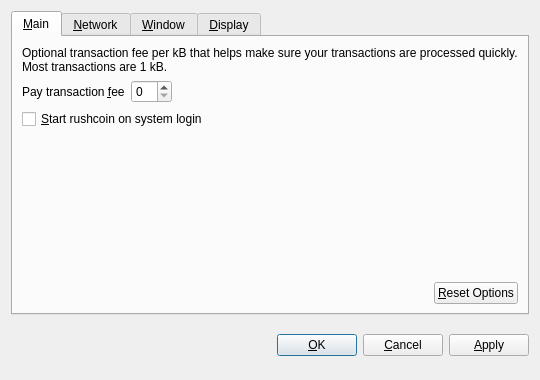
<?xml version="1.0" encoding="UTF-8"?>
<ui version="4.0">
 <class>OptionsDialog</class>
 <widget class="QDialog" name="OptionsDialog">
  <property name="geometry">
   <rect>
    <x>0</x>
    <y>0</y>
    <width>540</width>
    <height>380</height>
   </rect>
  </property>
  <property name="windowTitle">
   <string>Options</string>
  </property>
  <property name="modal">
   <bool>true</bool>
  </property>
  <layout class="QVBoxLayout" name="verticalLayout">
   <item>
    <widget class="QTabWidget" name="tabWidget">
     <property name="tabPosition">
      <enum>QTabWidget::North</enum>
     </property>
     <property name="currentIndex">
      <number>0</number>
     </property>
     <widget class="QWidget" name="tabMain">
      <attribute name="title">
       <string>&amp;Main</string>
      </attribute>
      <layout class="QVBoxLayout" name="verticalLayout_Main">
       <item>
        <widget class="QLabel" name="transactionFeeInfoLabel">
         <property name="text">
          <string>Optional transaction fee per kB that helps make sure your transactions are processed quickly. Most transactions are 1 kB.</string>
         </property>
         <property name="textFormat">
          <enum>Qt::PlainText</enum>
         </property>
         <property name="wordWrap">
          <bool>true</bool>
         </property>
        </widget>
       </item>
       <item>
        <layout class="QHBoxLayout" name="horizontalLayout_1_Main">
         <item>
          <widget class="QLabel" name="transactionFeeLabel">
           <property name="text">
            <string>Pay transaction &amp;fee</string>
           </property>
           <property name="textFormat">
            <enum>Qt::PlainText</enum>
           </property>
           <property name="buddy">
            <cstring>transactionFee</cstring>
           </property>
          </widget>
         </item>
         <item>
          <widget class="BitcoinAmountField" name="transactionFee"/>
         </item>
         <item>
          <spacer name="horizontalSpacer_1_Main">
           <property name="orientation">
            <enum>Qt::Horizontal</enum>
           </property>
           <property name="sizeHint" stdset="0">
            <size>
             <width>40</width>
             <height>20</height>
            </size>
           </property>
          </spacer>
         </item>
        </layout>
       </item>
       <item>
        <widget class="QCheckBox" name="bitcoinAtStartup">
         <property name="toolTip">
          <string>Automatically start rushcoin after logging in to the system.</string>
         </property>
         <property name="text">
          <string>&amp;Start rushcoin on system login</string>
         </property>
        </widget>
       </item>
       <item>
        <spacer name="verticalSpacer_Main">
         <property name="orientation">
          <enum>Qt::Vertical</enum>
         </property>
         <property name="sizeHint" stdset="0">
          <size>
           <width>20</width>
           <height>40</height>
          </size>
         </property>
        </spacer>
       </item>
       <item>
        <layout class="QHBoxLayout" name="horizontalLayout_2_Main">
         <item>
          <spacer name="horizontalSpacer_2_Main">
           <property name="orientation">
            <enum>Qt::Horizontal</enum>
           </property>
           <property name="sizeHint" stdset="0">
            <size>
             <width>40</width>
             <height>20</height>
            </size>
           </property>
          </spacer>
         </item>
         <item>
          <widget class="QPushButton" name="resetButton">
           <property name="toolTip">
            <string>Reset all client options to default.</string>
           </property>
           <property name="text">
            <string>&amp;Reset Options</string>
           </property>
           <property name="autoDefault">
            <bool>false</bool>
           </property>
          </widget>
         </item>
        </layout>
       </item>
      </layout>
     </widget>
     <widget class="QWidget" name="tabNetwork">
      <attribute name="title">
       <string>&amp;Network</string>
      </attribute>
      <layout class="QVBoxLayout" name="verticalLayout_Network">
       <item>
        <widget class="QCheckBox" name="mapPortUpnp">
         <property name="toolTip">
          <string>Automatically open the rushcoin client port on the router. This only works when your router supports UPnP and it is enabled.</string>
         </property>
         <property name="text">
          <string>Map port using &amp;UPnP</string>
         </property>
        </widget>
       </item>
       <item>
        <widget class="QCheckBox" name="connectSocks">
         <property name="toolTip">
          <string>Connect to the rushcoin network through a SOCKS proxy (e.g. when connecting through Tor).</string>
         </property>
         <property name="text">
          <string>&amp;Connect through SOCKS proxy:</string>
         </property>
        </widget>
       </item>
       <item>
        <layout class="QHBoxLayout" name="horizontalLayout_Network">
         <item>
          <widget class="QLabel" name="proxyIpLabel">
           <property name="text">
            <string>Proxy &amp;IP:</string>
           </property>
           <property name="textFormat">
            <enum>Qt::PlainText</enum>
           </property>
           <property name="buddy">
            <cstring>proxyIp</cstring>
           </property>
          </widget>
         </item>
         <item>
          <widget class="QValidatedLineEdit" name="proxyIp">
           <property name="maximumSize">
            <size>
             <width>140</width>
             <height>16777215</height>
            </size>
           </property>
           <property name="toolTip">
            <string>IP address of the proxy (e.g. 127.0.0.1)</string>
           </property>
          </widget>
         </item>
         <item>
          <widget class="QLabel" name="proxyPortLabel">
           <property name="text">
            <string>&amp;Port:</string>
           </property>
           <property name="textFormat">
            <enum>Qt::PlainText</enum>
           </property>
           <property name="buddy">
            <cstring>proxyPort</cstring>
           </property>
          </widget>
         </item>
         <item>
          <widget class="QLineEdit" name="proxyPort">
           <property name="maximumSize">
            <size>
             <width>55</width>
             <height>16777215</height>
            </size>
           </property>
           <property name="toolTip">
            <string>Port of the proxy (e.g. 9050)</string>
           </property>
          </widget>
         </item>
         <item>
          <widget class="QLabel" name="socksVersionLabel">
           <property name="text">
            <string>SOCKS &amp;Version:</string>
           </property>
           <property name="textFormat">
            <enum>Qt::PlainText</enum>
           </property>
           <property name="buddy">
            <cstring>socksVersion</cstring>
           </property>
          </widget>
         </item>
         <item>
          <widget class="QValueComboBox" name="socksVersion">
           <property name="toolTip">
            <string>SOCKS version of the proxy (e.g. 5)</string>
           </property>
          </widget>
         </item>
         <item>
          <spacer name="horizontalSpacer_Network">
           <property name="orientation">
            <enum>Qt::Horizontal</enum>
           </property>
           <property name="sizeHint" stdset="0">
            <size>
             <width>40</width>
             <height>20</height>
            </size>
           </property>
          </spacer>
         </item>
        </layout>
       </item>
       <item>
        <spacer name="verticalSpacer_Network">
         <property name="orientation">
          <enum>Qt::Vertical</enum>
         </property>
         <property name="sizeHint" stdset="0">
          <size>
           <width>20</width>
           <height>40</height>
          </size>
         </property>
        </spacer>
       </item>
      </layout>
     </widget>
     <widget class="QWidget" name="tabWindow">
      <attribute name="title">
       <string>&amp;Window</string>
      </attribute>
      <layout class="QVBoxLayout" name="verticalLayout_Window">
       <item>
        <widget class="QCheckBox" name="minimizeToTray">
         <property name="toolTip">
          <string>Show only a tray icon after minimizing the window.</string>
         </property>
         <property name="text">
          <string>&amp;Minimize to the tray instead of the taskbar</string>
         </property>
        </widget>
       </item>
       <item>
        <widget class="QCheckBox" name="minimizeOnClose">
         <property name="toolTip">
          <string>Minimize instead of exit the application when the window is closed. When this option is enabled, the application will be closed only after selecting Quit in the menu.</string>
         </property>
         <property name="text">
          <string>M&amp;inimize on close</string>
         </property>
        </widget>
       </item>
       <item>
        <spacer name="verticalSpacer_Window">
         <property name="orientation">
          <enum>Qt::Vertical</enum>
         </property>
         <property name="sizeHint" stdset="0">
          <size>
           <width>20</width>
           <height>40</height>
          </size>
         </property>
        </spacer>
       </item>
      </layout>
     </widget>
     <widget class="QWidget" name="tabDisplay">
      <attribute name="title">
       <string>&amp;Display</string>
      </attribute>
      <layout class="QVBoxLayout" name="verticalLayout_Display">
       <item>
        <layout class="QHBoxLayout" name="horizontalLayout_1_Display">
         <item>
          <widget class="QLabel" name="langLabel">
           <property name="text">
            <string>User Interface &amp;language:</string>
           </property>
           <property name="textFormat">
            <enum>Qt::PlainText</enum>
           </property>
           <property name="buddy">
            <cstring>lang</cstring>
           </property>
          </widget>
         </item>
         <item>
          <widget class="QValueComboBox" name="lang">
           <property name="toolTip">
            <string>The user interface language can be set here. This setting will take effect after restarting rushcoin.</string>
           </property>
          </widget>
         </item>
        </layout>
       </item>
       <item>
        <layout class="QHBoxLayout" name="horizontalLayout_2_Display">
         <item>
          <widget class="QLabel" name="unitLabel">
           <property name="text">
            <string>&amp;Unit to show amounts in:</string>
           </property>
           <property name="textFormat">
            <enum>Qt::PlainText</enum>
           </property>
           <property name="buddy">
            <cstring>unit</cstring>
           </property>
          </widget>
         </item>
         <item>
          <widget class="QValueComboBox" name="unit">
           <property name="toolTip">
            <string>Choose the default subdivision unit to show in the interface and when sending coins.</string>
           </property>
          </widget>
         </item>
        </layout>
       </item>
       <item>
        <widget class="QCheckBox" name="displayAddresses">
         <property name="toolTip">
          <string>Whether to show rushcoin addresses in the transaction list or not.</string>
         </property>
         <property name="text">
          <string>&amp;Display addresses in transaction list</string>
         </property>
        </widget>
       </item>
       <item>
        <widget class="QCheckBox" name="coinControlFeatures">
         <property name="toolTip">
          <string>Whether to show coin control features or not.</string>
         </property>
         <property name="text">
          <string>Display coin &amp;control features (experts only!)</string>
         </property>
        </widget>
       </item>
       <item>
        <spacer name="verticalSpacer_Display">
         <property name="orientation">
          <enum>Qt::Vertical</enum>
         </property>
         <property name="sizeHint" stdset="0">
          <size>
           <width>20</width>
           <height>40</height>
          </size>
         </property>
        </spacer>
       </item>
      </layout>
     </widget>
    </widget>
   </item>
   <item>
    <layout class="QHBoxLayout" name="horizontalLayout_Buttons">
     <item>
      <spacer name="horizontalSpacer_1">
       <property name="orientation">
        <enum>Qt::Horizontal</enum>
       </property>
       <property name="sizeHint" stdset="0">
        <size>
         <width>40</width>
         <height>48</height>
        </size>
       </property>
      </spacer>
     </item>
     <item>
      <widget class="QLabel" name="statusLabel">
       <property name="font">
        <font>
         <weight>75</weight>
         <bold>true</bold>
        </font>
       </property>
       <property name="text">
        <string/>
       </property>
       <property name="textFormat">
        <enum>Qt::PlainText</enum>
       </property>
       <property name="wordWrap">
        <bool>true</bool>
       </property>
      </widget>
     </item>
     <item>
      <spacer name="horizontalSpacer_2">
       <property name="orientation">
        <enum>Qt::Horizontal</enum>
       </property>
       <property name="sizeHint" stdset="0">
        <size>
         <width>40</width>
         <height>48</height>
        </size>
       </property>
      </spacer>
     </item>
     <item>
      <widget class="QPushButton" name="okButton">
       <property name="text">
        <string>&amp;OK</string>
       </property>
      </widget>
     </item>
     <item>
      <widget class="QPushButton" name="cancelButton">
       <property name="text">
        <string>&amp;Cancel</string>
       </property>
       <property name="autoDefault">
        <bool>false</bool>
       </property>
      </widget>
     </item>
     <item>
      <widget class="QPushButton" name="applyButton">
       <property name="text">
        <string>&amp;Apply</string>
       </property>
       <property name="autoDefault">
        <bool>false</bool>
       </property>
      </widget>
     </item>
    </layout>
   </item>
  </layout>
 </widget>
 <customwidgets>
  <customwidget>
   <class>BitcoinAmountField</class>
   <extends>QSpinBox</extends>
   <header>bitcoinamountfield.h</header>
  </customwidget>
  <customwidget>
   <class>QValueComboBox</class>
   <extends>QComboBox</extends>
   <header>qvaluecombobox.h</header>
  </customwidget>
  <customwidget>
   <class>QValidatedLineEdit</class>
   <extends>QLineEdit</extends>
   <header>qvalidatedlineedit.h</header>
  </customwidget>
 </customwidgets>
 <resources/>
 <connections/>
</ui>
